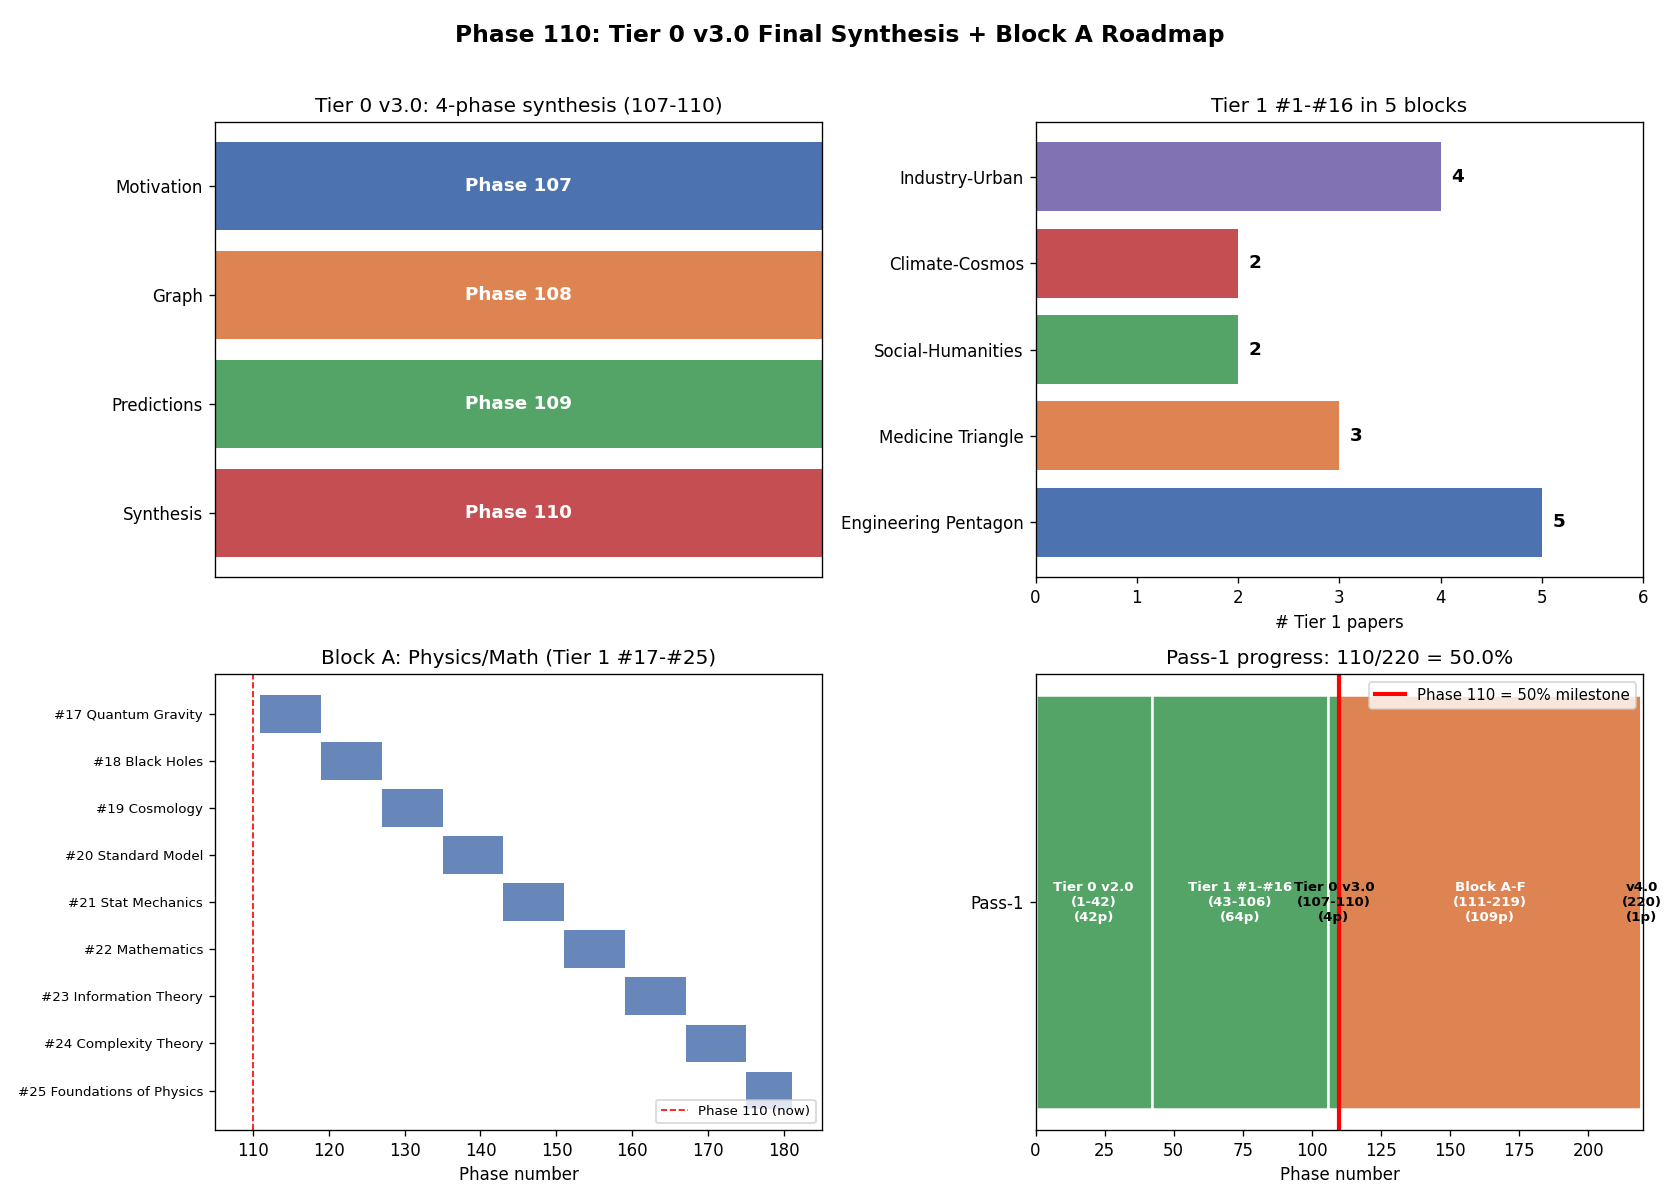

This figure's Python source:
# Phase 110: Tier 0 v3.0 Final Synthesis + Block A Roadmap
# ITU concept DOI: 10.5281/zenodo.20109209
# Author: Munehiro Terada (Roboken)

import json
import numpy as np
import matplotlib.pyplot as plt

print("=" * 70)
print("Phase 110: Tier 0 v3.0 Final Synthesis + Block A Roadmap")
print("=" * 70)
print()


# ----------------------------------------------------------------------
# Test 1: v3.0 4 phases synthesis
# ----------------------------------------------------------------------
def test1_v3_synthesis():
    print("[Test 1] Tier 0 v3.0 four-phase synthesis")
    phases = [
        {"phase": 107, "theme": "Motivation + structure", "key": "24 chapters, v2->v3 axis"},
        {"phase": 108, "theme": "Graph theory", "key": "16 vertices, 60 edges, gamma=0.79"},
        {"phase": 109, "theme": "Predictions + Pass-2", "key": "160 predictions, top 50, Pass-2 plan"},
        {"phase": 110, "theme": "Final synthesis + roadmap", "key": "v3.0 close, Block A design"},
    ]
    for p in phases:
        print(f"  Phase {p['phase']}  {p['theme']:<32}  -  {p['key']}")
    print()
    print("  v3.0 key numbers:")
    print("    - Tier 1 papers: 16 (#1-#16)")
    print("    - Polytope vertices: 16, edges: 60, <k>=7.5")
    print("    - Top hub: Smart Cities #16 (degree 15)")
    print("    - Super-hubs: Climate #11, Communications #14 (degree 11)")
    print("    - Power-law exponent: gamma = 0.79")
    print("    - Predictions: 160, grand P_avg = 0.59")
    print("    - Falsifiability: 50% strong, 31% medium, 19% weak")
    print("    - Pass-2 priority Tier 1: 10 (Phase 221-230)")
    return phases


# ----------------------------------------------------------------------
# Test 2: 5-block classification
# ----------------------------------------------------------------------
def test2_block_classification():
    print("\n[Test 2] 5-block classification of Tier 1 #1-#16")
    blocks = {
        "Engineering Pentagon": [1, 2, 3, 4, 10],
        "Medicine Triangle": [5, 6, 7],
        "Social-Humanities": [8, 9],
        "Climate-Cosmos": [11, 12],
        "Industry-Urban": [13, 14, 15, 16],
    }
    tier1_names = {
        1: "QC", 2: "AI/ASI", 3: "Crypto", 4: "Semi", 5: "Cancer",
        6: "Aging", 7: "Psychiatry", 8: "Economics", 9: "FreeWill",
        10: "Energy", 11: "Climate", 12: "Astrobiology", 13: "Robotics",
        14: "Comm", 15: "Infra", 16: "SmartCities",
    }
    for block, members in blocks.items():
        names = ", ".join(f"#{m} {tier1_names[m]}" for m in members)
        print(f"  {block:<24}  ({len(members)} papers)")
        print(f"    {names}")
    return blocks


# ----------------------------------------------------------------------
# Test 3: Block A roadmap (Tier 1 #17-#25)
# ----------------------------------------------------------------------
def test3_block_a_roadmap():
    print("\n[Test 3] Block A: Physics/Math deepening (Tier 1 #17-#25)")
    block_a = [
        {"id": 17, "name": "Quantum Gravity", "phases": "111-118", "key": "AdS/CFT, ER=EPR, K_geom"},
        {"id": 18, "name": "Black Holes", "phases": "119-126", "key": "Bekenstein-Hawking, firewall"},
        {"id": 19, "name": "Cosmology", "phases": "127-134", "key": "Inflation, dark energy, multiverse"},
        {"id": 20, "name": "Standard Model", "phases": "135-142", "key": "gauge/Higgs/fermion K_field"},
        {"id": 21, "name": "Stat Mechanics", "phases": "143-150", "key": "non-equilibrium thermodynamics"},
        {"id": 22, "name": "Mathematics", "phases": "151-158", "key": "category theory, topos"},
        {"id": 23, "name": "Information Theory", "phases": "159-166", "key": "Shannon, Kolmogorov, K_info"},
        {"id": 24, "name": "Complexity Theory", "phases": "167-174", "key": "P vs NP, K_complex"},
        {"id": 25, "name": "Foundations of Physics", "phases": "175-180", "key": "measurement, decoherence"},
    ]
    for p in block_a:
        print(f"  Tier 1 #{p['id']:<2} {p['name']:<22}  Phase {p['phases']}  -  {p['key']}")
    print()
    print(f"  Block A total: {len(block_a)} Tier 1 papers, Phase 111-180 (70 phases)")
    return block_a


# ----------------------------------------------------------------------
# Test 4: Pass-1 progress + v3.0 -> v4.0 -> v5.0 evolution
# ----------------------------------------------------------------------
def test4_pass1_progress():
    print("\n[Test 4] Pass-1 progress 110/220 = 50% milestone")
    print("  Completed (Phase 1-110):")
    print("    - Phase 1-42: Tier 0 v2.0 (DOI 20133709) [DONE]")
    print("    - Phase 43-106: Tier 1 #1-#16 (16 papers) [DONE]")
    print("    - Phase 107-110: Tier 0 v3.0 intermediate [DONE today]")
    print()
    print("  Remaining (Phase 111-220):")
    print("    - Phase 111-180: Block A (Physics/Math, Tier 1 #17-#25, 9 papers)")
    print("    - Phase 181-200: Block B (Life Sciences, Tier 1 #26-#30, 5 papers)")
    print("    - Phase 201-210: Block C-F (Social/Eng/Meta/Ext, Tier 1 #31-#45)")
    print("    - Phase 211-219: Tier 0 v4.0 preparation")
    print("    - Phase 220: Tier 0 v4.0 final (Pass-1 complete)")
    print()
    print("  v3.0 -> v4.0 -> v5.0 evolution:")
    print("    v3.0 (Phase 110): 16 Tier 1, 60 edges, 24 chapters")
    print("    v4.0 (Phase 220): 45 Tier 1, ~200 edges, 36+ chapters (Pass-1 final)")
    print("    v5.0 (Phase 250): Pass-2 final (predictive + experimental)")
    print()
    current = 110
    total = 220
    pct = current / total * 100
    print(f"  Pass-1 progress: {current}/{total} = {pct:.1f}%")
    return {"current": current, "total": total, "pct": pct}


# ----------------------------------------------------------------------
# Run all tests
# ----------------------------------------------------------------------
phases_data = test1_v3_synthesis()
blocks_data = test2_block_classification()
block_a_data = test3_block_a_roadmap()
progress = test4_pass1_progress()


# ----------------------------------------------------------------------
# Figure: 4-panel
# ----------------------------------------------------------------------
fig, axes = plt.subplots(2, 2, figsize=(14, 10))

# Panel 1: v3.0 4-phase milestones
ax = axes[0, 0]
phase_nums = [p["phase"] for p in phases_data]
phase_themes = ["Motivation", "Graph", "Predictions", "Synthesis"]
bars = ax.barh(phase_themes, [1, 1, 1, 1],
               color=["#4c72b0", "#dd8452", "#55a467", "#c44e52"])
for i, (b, p) in enumerate(zip(bars, phase_nums)):
    ax.text(0.5, i, f"Phase {p}", ha="center", va="center",
            color="white", fontweight="bold", fontsize=11)
ax.set_xlim(0, 1)
ax.set_xticks([])
ax.set_title("Tier 0 v3.0: 4-phase synthesis (107-110)", fontsize=12)
ax.invert_yaxis()

# Panel 2: 5-block bar chart
ax = axes[0, 1]
block_names = list(blocks_data.keys())
block_sizes = [len(v) for v in blocks_data.values()]
colors = ["#4c72b0", "#dd8452", "#55a467", "#c44e52", "#8172b3"]
ax.barh(block_names, block_sizes, color=colors)
for i, s in enumerate(block_sizes):
    ax.text(s + 0.1, i, f"{s}", va="center", fontsize=11, fontweight="bold")
ax.set_xlabel("# Tier 1 papers")
ax.set_title("Tier 1 #1-#16 in 5 blocks", fontsize=12)
ax.set_xlim(0, max(block_sizes) + 1)

# Panel 3: Block A timeline (Tier 1 #17-#25)
ax = axes[1, 0]
ids = [f"#{p['id']} {p['name']}" for p in block_a_data]
starts = [int(p["phases"].split("-")[0]) for p in block_a_data]
ends = [int(p["phases"].split("-")[1]) for p in block_a_data]
durations = [e - s + 1 for s, e in zip(starts, ends)]
y_pos = list(range(len(ids)))
ax.barh(y_pos, durations, left=starts, color="#4c72b0", alpha=0.85)
ax.set_yticks(y_pos)
ax.set_yticklabels(ids, fontsize=8)
ax.set_xlabel("Phase number")
ax.set_xlim(105, 185)
ax.set_title("Block A: Physics/Math (Tier 1 #17-#25)", fontsize=12)
ax.invert_yaxis()
ax.axvline(110, color="red", linestyle="--", linewidth=1, label="Phase 110 (now)")
ax.legend(loc="lower right", fontsize=8)

# Panel 4: Pass-1 progress bar
ax = axes[1, 1]
labels = ["Tier 0 v2.0\n(1-42)", "Tier 1 #1-#16\n(43-106)",
         "Tier 0 v3.0\n(107-110)", "Block A-F\n(111-219)", "v4.0\n(220)"]
counts = [42, 64, 4, 109, 1]
cum = np.cumsum(counts)
colors_pass = ["#55a467", "#55a467", "#55a467", "#dd8452", "#dd8452"]
start = 0
for c, label, color in zip(counts, labels, colors_pass):
    ax.barh(["Pass-1"], [c], left=start, color=color, edgecolor="white", linewidth=1.5)
    ax.text(start + c / 2, 0, f"{label}\n({c}p)", ha="center", va="center",
            fontsize=8, fontweight="bold",
            color="white" if c > 8 else "black")
    start += c
ax.axvline(110, color="red", linewidth=2.5, label="Phase 110 = 50% milestone")
ax.set_xlim(0, 220)
ax.set_xlabel("Phase number")
ax.set_title("Pass-1 progress: 110/220 = 50.0%", fontsize=12)
ax.legend(loc="upper right", fontsize=9)

fig.suptitle("Phase 110: Tier 0 v3.0 Final Synthesis + Block A Roadmap",
             fontsize=14, fontweight="bold")
plt.tight_layout(rect=[0, 0, 1, 0.97])

png_path = "tier0_v3_final_synthesis.png"
plt.savefig(png_path, dpi=120)
print(f"\n  Figure saved: {png_path}")


# ----------------------------------------------------------------------
# JSON summary
# ----------------------------------------------------------------------
summary = {
    "phase": 110,
    "title": "Tier 0 v3.0 Final Synthesis + Block A Roadmap",
    "tier0_v3_phases": phases_data,
    "v3_key_numbers": {
        "tier1_papers": 16,
        "polytope_vertices": 16,
        "polytope_edges": 60,
        "avg_degree": 7.5,
        "top_hub": {"id": 16, "name": "Smart Cities", "degree": 15},
        "super_hubs": [
            {"id": 11, "name": "Climate", "degree": 11},
            {"id": 14, "name": "Communications", "degree": 11},
        ],
        "power_law_gamma": 0.79,
        "predictions_total": 160,
        "predictions_grand_p_avg": 0.59,
        "falsifiability": {"strong": 80, "medium": 50, "weak": 30},
    },
    "five_blocks": {k: v for k, v in blocks_data.items()},
    "block_a_roadmap": block_a_data,
    "pass1_progress": progress,
    "evolution_axis": {
        "v3_phase": 110,
        "v3_papers": 16,
        "v4_phase": 220,
        "v4_papers": 45,
        "v5_phase": 250,
        "v5_pass": "Pass-2 final",
    },
}

json_path = "tier0_v3_final_synthesis_summary.json"
with open(json_path, "w", encoding="utf-8") as f:
    json.dump(summary, f, ensure_ascii=False, indent=2)
print(f"  JSON saved: {json_path}")

print()
print("=" * 70)
print("Phase 110 complete: Tier 0 v3.0 synthesised, Block A roadmap set,")
print("Pass-1 50% milestone achieved")
print("=" * 70)
